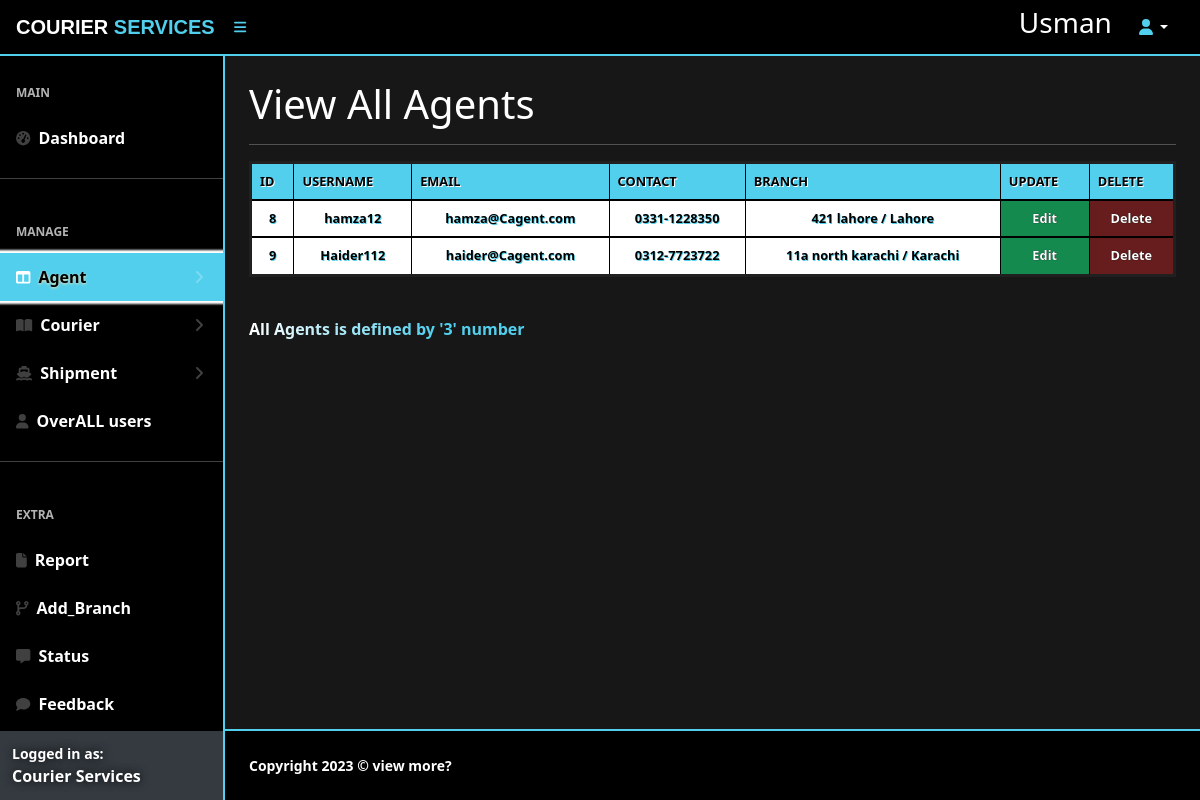
Page /admin/ViewAgent.php (signed in) on the committed database.
### tables this page shows
CREATE TABLE `cagent` (
  `id` int(255) NOT NULL,
  `user_name` varchar(255) NOT NULL,
  `email` varchar(255) NOT NULL,
  `contact` varchar(255) NOT NULL,
  `password` varchar(255) NOT NULL,
  `confirm_password` varchar(255) NOT NULL,
  `branch` varchar(255) NOT NULL,
  `roles` int(255) NOT NULL
);

### admin/ViewAgent.php (the view, shortened to what this page needs)
<?php
include 'connection.php';
?>
<?php
$select="SELECT * FROM `cagent`";
$result=mysqli_query($connect,$select);
?>
<!DOCTYPE html>
<html lang="en">
    <head>
        <?php echo '<link href="https://cdn.jsdelivr.net/npm/simple-datatables@latest/dist/style.css" rel="stylesheet" />
        <link href="css/styles.css" rel="stylesheet" />
        <link href="admin.css" rel="stylesheet" />
        <script src="https://kit.fontawesome.com/e613a04307.js"></script>
        <script src="https://use.fontawesome.com/releases/v6.1.0/js/all.js"></script>
        '
    ?>
        </head>
    <body class="sb-nav-fixed">
        <nav class="sb-topnav navbar navbar-expand">
            <a class="navbar-brand ps-3" href="index.php">COURIER <span class="ser">SERVICES</span></a>
            <button class="btn btn-link btn-sm order-1 order-lg-0 me-4 me-lg-0" id="sidebarToggle" href="#!"><i class="fas fa-bars"></i></button>
            <form class="d-none d-md-inline-block form-inline ms-auto me-0 me-md-3 my-2 my-md-0">
                <div class="input-group">
                 <h3><?php echo $_SESSION['name1']?></h3>
                </div>
            </form>
            <ul class="navbar-nav ms-auto ms-md-0 me-3 me-lg-4">
                <li class="nav-item dropdown">
                    <a class="nav-link dropdown-toggle" id="navbarDropdown" href="#" role="button" data-bs-toggle="dropdown" aria-expanded="false"><i class="fas fa-user fa-fw"></i></a>
                </li>
            </ul>
        </nav>
        <div id="layoutSidenav">
            <div id="layoutSidenav_nav">
                <nav class="sb-sidenav accordion sb-sidenav-dark" id="sidenavAccordion">
                    <div class="sb-sidenav-menu">
                        <div class="nav">
                            <div class="sb-sidenav-menu-heading">Main</div>
                            <a class="nav-link" href="index.php">
                                <div class="sb-nav-link-icon"><i class="fas fa-tachometer-alt"></i></div>
                                Dashboard
                            </a>
                            <hr>
                            <div class="sb-sidenav-menu-heading">Manage</div>
                            <a class="nav-link collapsed active" href="#" data-bs-toggle="collapse" data-bs-target="#collapseLayouts" aria-expanded="false" aria-controls="collapseLayouts">
                                <div class="sb-nav-link-icon"><i class="fas fa-columns"></i></div>
                                Agent
                                <div class="sb-sidenav-collapse-arrow"><i class="fas fa-angle-down"></i></div>
                            </a>
                            <a class="nav-link collapsed" href="#" data-bs-toggle="collapse" data-bs-target="#collapsePages" aria-expanded="false" aria-controls="collapsePages">
                                <div class="sb-nav-link-icon"><i class="fas fa-book-open"></i></div>
                                Courier
                                <div class="sb-sidenav-collapse-arrow"><i class="fas fa-angle-down"></i></div>
                            </a>
                                    <a class="nav-link collapsed" href="#" data-bs-toggle="collapse" data-bs-target="#collapsePages1" aria-expanded="false" aria-controls="collapsePages1">
                                <div class="sb-nav-link-icon"><i class="fas fa-ship"></i></div>
                                Shipment
                                <div class="sb-sidenav-collapse-arrow"><i class="fas fa-angle-down"></i></div>
                            </a>
                            <a class="nav-link" href="alluser.php">
                                <div class="sb-nav-link-icon"><i class="fas fa-user"></i></div>
                                OverALL users
                            </a>
<hr>
                            <div class="sb-sidenav-menu-heading">Extra</div>
                            <a class="nav-link" href="report.php">
                                <div class="sb-nav-link-icon"><i class="fa-solid fa-file"></i></div>
                                Report
                            </a>
                            <a class="nav-link" href="branch.php">
                                <div class="sb-nav-link-icon"><i class="fa-solid fa-code-branch"></i></div>
                                Add_Branch
                            </a>
                            <a class="nav-link" href="status.php">
                                <div class="sb-nav-link-icon"><i class="fas fa-message"></i></div>
                                Status
                            </a>
                            <a class="nav-link" href="feedback.php">
                                <div class="sb-nav-link-icon"><i class="fas fa-comment"></i></div>
                                Feedback
                            </a>
                        </div>
                    </div>
                    <div class="sb-sidenav-footer">
                        <div class="small">Logged in as:</div>
                        Courier Services
                    </div>
                </nav>
            </div>
            <div id="layoutSidenav_content">
                <main>
                    <div class="container-fluid px-4">
                        <h1 class="mt-4">View All Agents</h1>
<hr>
<table class="table1 dataTable-table">
  <thead>
    <tr>
      <th scope="col"class="th">ID</th>
      <th scope="col"class="th">USERNAME</th>
      <th scope="col"class="th">EMAIL</th>
      <th scope="col"class="th">CONTACT</th>
      <th scope="col"class="th">BRANCH</th>
      <th scope="col"class="th">UPDATE</th>
      <th scope="col"class="th">DELETE</th>
    </tr>
  </thead>
<?php
while($row=mysqli_fetch_assoc($result))
{
    echo '
    <tbody>
    <tr>
      <td>'.$row['id'].'</td>
      <td>'.$row['user_name'].'</td>
      <td>'.$row['email'].'</td>
      <td>'.$row['contact'].'</td>
      <td>'.$row['branch']."</td>
      <td class='a1abt'><a href='upgrade.php? id1=$row[id] & name1=$row[user_name]
      & email1=$row[email] & contact1=$row[contact]' class='abt1'>Edit</a></td>
      <td class='a2abt'><a href='delete.php? id=$row[id]' class='abt2'>Delete</a></td>
    </tr>";
}
?>
</tbody>
</table>
<br>
<p class="CSR">All Agents is defined by '3' number</p>
</div>
<br>
                </main>
                <footer class="py-4 mt-auto">
                    <div class="container-fluid px-4">
                        <div class="d-flex align-items-center justify-content-between small">
                            <div class="text-muted">Copyright  2023 &copy; view more?</div>
                        </div>
                    </div>
                </footer>
            </div>
        </div>
    </body>
</html>

### admin/admin.css (style rules this page uses)
:root { --blood: #51CFED; --oryel: rgb(159, 100, 0); --purple: rgb(76, 0, 147); --green: rgb(23, 90, 0); --blue:#0057da ; --black: rgba(0, 0, 0, 0.911); --yellow: rgb(255, 208, 0); --bs-blue: #0d6efd; --bs-indigo: #6610f2; --bs-purple: #6f42c1; --bs-pink: #d63384; --bs-red: #dc3545; --bs-orange: #fd7e14; --bs-yellow: #ffc107; --bs-green: #198754; --bs-teal: #20c997; --bs-cyan: #0dcaf0; --bs-white: #fff; --bs-gray: var(--black); --bs-gray-dark: #343a40; --bs-gray-100: #f8f9fa; --bs-gray-200: #e9ecef; --bs-gray-300: #dee2e6; --bs-gray-400: #ced4da; --bs-gray-500: #adb5bd; --bs-gray-600: var(--black); --bs-gray-700: #495057; --bs-gray-800: #343a40; --bs-gray-900: #212529; --bs-primary: #0d6efd; --bs-secondary: var(--black); --bs-success: #198754; --bs-info: #0dcaf0; --bs-warning: #ffc107; --bs-danger: #dc3545; --bs-light: #f8f9fa; --bs-dark: #212529; --bs-primary-rgb: 13, 110, 253; --bs-secondary-rgb: 108, 117, 125; --bs-success-rgb: 25, 135, 84; --bs-info-rgb: 13, 202, 240; --bs-warning-rgb: 255, 193, 7; --bs-danger-rgb: 220, 53, 69; --bs-light-rgb: 248, 249, 250; --bs-dark-rgb: 33, 37, 41; --bs-white-rgb: 255, 255, 255; --bs-black-rgb: 0, 0, 0; --bs-body-color-rgb: 33, 37, 41; --bs-body-bg-rgb: 255, 255, 255; --bs-font-sans-serif: system-ui, -apple-system, "Segoe UI", Roboto, "Helvetica Neue", Arial, "Noto Sans", "Liberation Sans", sans-serif, "Apple Color Emoji", "Segoe UI Emoji", "Segoe UI Symbol", "Noto Color Emoji"; --bs-font-monospace: SFMono-Regular, Menlo, Monaco, Consolas, "Liberation Mono", "Courier New", monospace; --bs-gradient: linear-gradient(180deg, rgba(255, 255, 255, 0.15), rgba(255, 255, 255, 0)); --bs-body-font-family: var(--bs-font-sans-serif); --bs-body-font-size: 1rem; --bs-body-font-weight: 400; --bs-body-line-height: 1.5; --bs-body-color: #212529; --bs-body-bg: #fff; }
p,ul,li { color: white; }
.abt2,.abt1 { color: white !important; font-weight: bolder; text-shadow: 0.1px 0.1px 1px black; text-decoration: none; }
.a2abt { background-color: rgb(103, 29, 29) !important; }
.a1abt { background-color: rgb(20, 138, 79) !important; }
.fa-bars ,.fa-fw { color: var(--blood); }
.table1 { border: 3px solid rgb(32, 32, 32); }
.CSR { background-image: linear-gradient(to left, var(--blood),var(--blood),var(--blood),var(--blood),var(--blood), rgb(255, 255, 255)) !important; color: transparent !important; background-clip: text !important; -webkit-background-clip: text !important; font-weight: bolder; }
.ser { color: var(--blood); text-shadow: 0px 1px 1px rgb(0, 0, 0), 0px -1px 1px rgb(0, 0, 0),1px 0px 1px rgb(0, 0, 0),-1px 0px 1px rgb(0, 0, 0); }

### rows in the picture
cagent: id "8", user_name "hamza12", email "hamza@Cagent.com", contact "0331-1228350", branch "421 lahore / Lahore"
cagent: id "9", user_name "Haider112", email "haider@Cagent.com", contact "0312-7723722", branch "11a north karachi / Karachi"

### other values in the picture
$_SESSION['name1'] "Usman"
